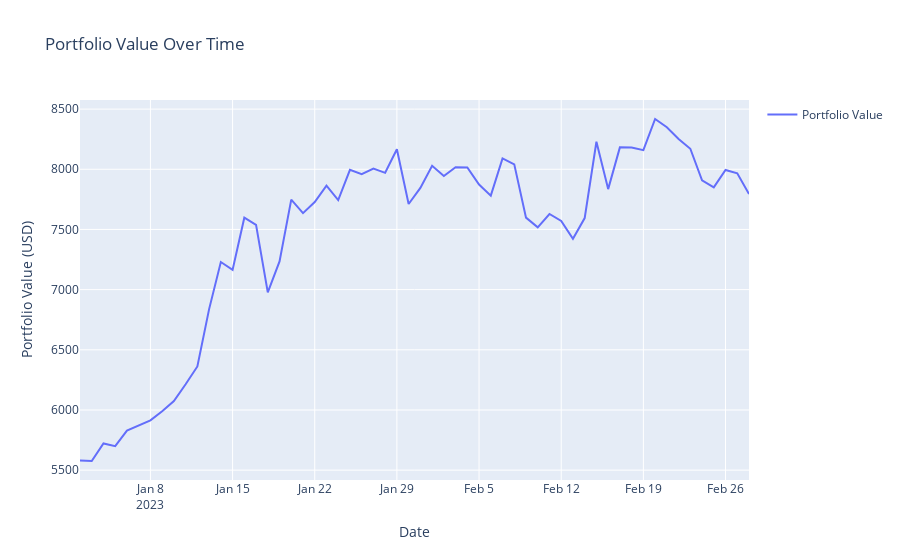

Notebook code for this chart:
### Markdown cell above
# Putting it to the test

The visualization indicates that there is potential for margins. However, how will this strategy perform in real market conditions?

A simple strategy with specific rules is devised:

- On every tick, we compute the percentage change of both instruments compared to the previous day.
- If the change in one instrument is greater than the other (e.g., BTC becomes more expensive than CRO), we buy CRO with BTC.
- This process is repeated iteratively.

### Code cell
%run scripts/basic_speculation.py
